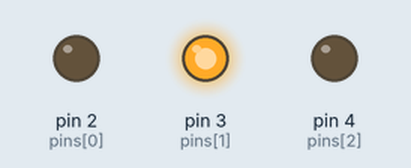
The sketch below on a simulated Arduino Uno, built with avr-gcc and run on an emulated ATmega328P. On the bench: output pins drawn as LEDs (lit = HIGH).

Above: at 0.5 s.
At 1.5 s:
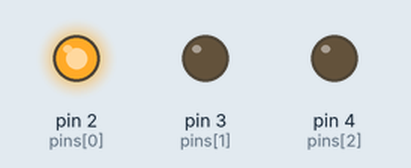
At 2.5 s:
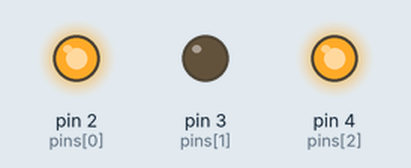
At 4.5 s:
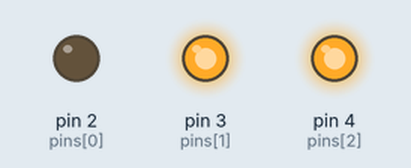
At 5.5 s:
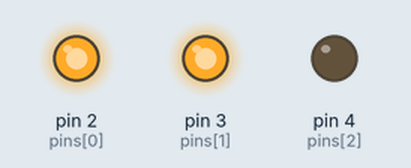
Timing chart, 0 to 7.8 s (numbered marks = the images above):
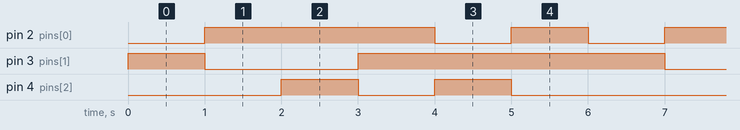

Measured:
- by itself, pin 2 (pins[0]): repeats every 6.0 s: LOW 1.0 s, HIGH 1.0 s, LOW 1.0 s, HIGH 3.0 s
- by itself, pin 3 (pins[1]): repeats every 6.0 s: LOW 2.0 s, HIGH 4.0 s
- by itself, pin 4 (pins[2]): repeats every 6.0 s: LOW 1.0 s, HIGH 1.0 s, LOW 3.0 s, HIGH 1.0 s

The sketch:

ch7r9.ino
```cpp
/*
 * Charlieplexing sketch
 * light six LEDs in sequence that are connected to pins 2, 3, and 4
 */

byte pins[] = {2,3,4};  // the pins that are connected to LEDs

// the next two lines infer number of pins and LEDs from the above array
const int NUMBER_OF_PINS = sizeof(pins)/ sizeof(pins[0]);
const int NUMBER_OF_LEDS = NUMBER_OF_PINS * (NUMBER_OF_PINS-1);

byte pairs[NUMBER_OF_LEDS/2][2] = { {0,1}, {1,2}, {0,2} }; // maps pins to LEDs

void setup()
{
   // nothing needed here
}

void loop(){
    for(int i=0; i < NUMBER_OF_LEDS; i++)
    {
       lightLed(i);  // light each LED in turn
       delay(1000);
    }
}

// this function lights the given LED, the first LED is 0
void lightLed(int led)
{
  // the following four lines convert LED number to pin numbers
  int indexA = pairs[led/2][0];
  int indexB = pairs[led/2][1];
  int pinA = pins[indexA];
  int pinB = pins[indexB];

  // turn off all pins not connected to the given LED
  for (int i=0; i < NUMBER_OF_PINS; i++)
    if (pins[i] != pinA && pins[i] != pinB)
    {  // if this pin is not one of our pins
        pinMode(pins[i], INPUT);   // set the mode to input
        digitalWrite(pins[i],LOW); // make sure pull-up is off
    }
  // now turn on the pins for the given LED
  pinMode(pinA, OUTPUT);
  pinMode(pinB, OUTPUT);
  if( led % 2 == 0)
  {
     digitalWrite(pinA,LOW);
     digitalWrite(pinB,HIGH);
  }
  else
  {
     digitalWrite(pinB,LOW);
     digitalWrite(pinA,HIGH);
  }
}
```
